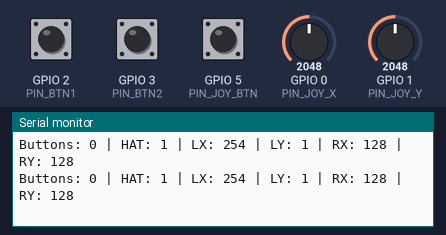
Bench run of a sketch on a simulated ESP32. On the bench: the last lines printed to the serial monitor. The inputs (shaded band) are chosen by the test bench; at power-on: GPIO 0 (PIN_JOY_X) = 2048, GPIO 1 (PIN_JOY_Y) = 2048, GPIO 2 (PIN_BTN1) HIGH, GPIO 3 (PIN_BTN2) HIGH, GPIO 5 (PIN_JOY_BTN) HIGH.

Above: at 1.2 s.
1.3 s: GPIO 0 (PIN_JOY_X) set to 2866
At 1.56 s:
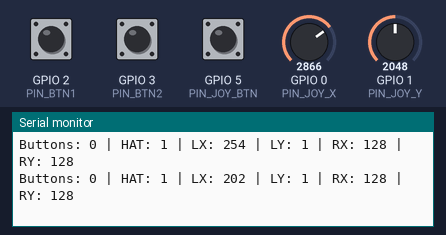
2.8 s: GPIO 1 (PIN_JOY_Y) set to 2866
At 2.97 s:
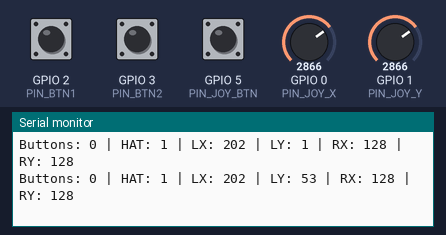
4.3 s: GPIO 2 (PIN_BTN1) pulled LOW for 0.25 s
At 4.57 s:
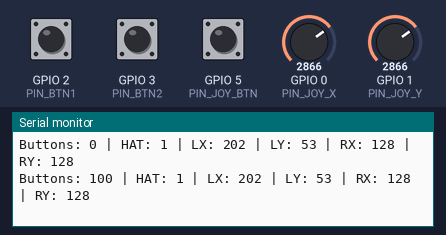
6.0 s: GPIO 3 (PIN_BTN2) pulled LOW for 0.25 s
At 6.18 s:
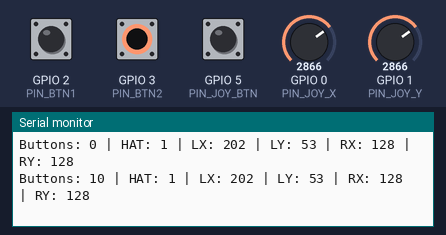
7.7 s: GPIO 5 (PIN_JOY_BTN) pulled LOW for 0.25 s
At 7.98 s:
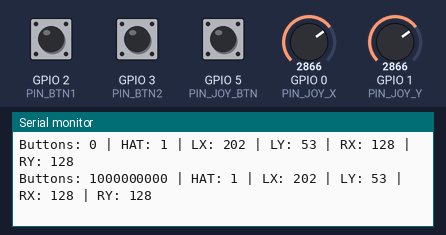
9.4 s: GPIO 0 (PIN_JOY_X) set to 3603
At 9.59 s:
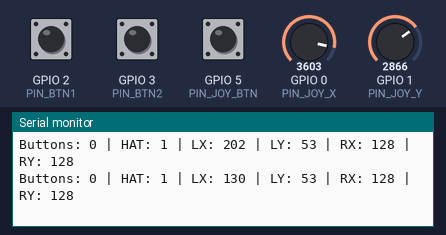
Timing chart, 0 to 11.9 s (numbered marks = the images above; inputs shaded):
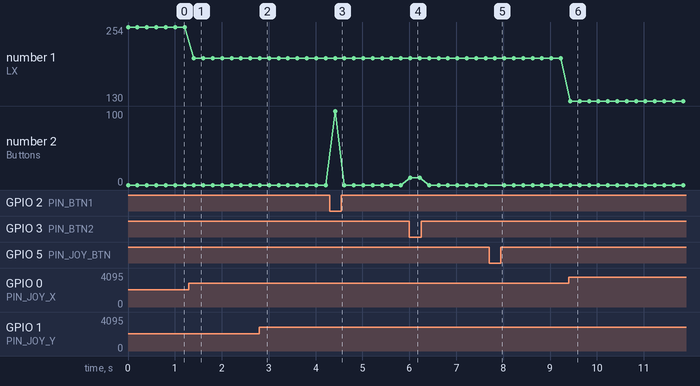

Measured:
- after the input at 1.3 s, the serial monitor: prints a new line after 0.11 s (image 1)
- after the input at 2.8 s, the serial monitor: prints a new line at once (image 2)
- after the input at 4.3 s, the serial monitor: prints a new line after 0.12 s (image 3)
- after the input at 6.0 s, the serial monitor: prints a new line at once (image 4)
- after the input at 7.7 s, the serial monitor: prints a new line after 0.13 s (image 5)
- after the input at 9.4 s, the serial monitor: prints a new line at once (image 6)
- plotted number 1: 254 → 202 after the input at 1.3 s, 202 → 130 after the input at 9.4 s

The sketch:

controller_test_v2.ino
```cpp
#include <WiFi.h>

// =====================
// Nintendo Switch masks
// =====================
#define DPAD_UP_MASK_ON       0x00
#define DPAD_UPRIGHT_MASK_ON  0x01
#define DPAD_RIGHT_MASK_ON    0x02
#define DPAD_DOWNRIGHT_MASK_ON 0x03
#define DPAD_DOWN_MASK_ON     0x04
#define DPAD_DOWNLEFT_MASK_ON 0x05
#define DPAD_LEFT_MASK_ON     0x06
#define DPAD_UPLEFT_MASK_ON   0x07
#define DPAD_NOTHING_MASK_ON  0x08

#define A_MASK_ON    0x04
#define B_MASK_ON    0x02
#define X_MASK_ON    0x08
#define Y_MASK_ON    0x01
#define ZL_MASK_ON   0x40
#define ZR_MASK_ON   0x80
#define START_MASK_ON  0x200
#define HOME_MASK_ON   0x1000

// =====================
// HID Report structure
// =====================
typedef struct __attribute__((packed)) {
  uint16_t Button;  // Bitmask of buttons
  uint8_t HAT;      // D-pad (HAT switch)
  uint8_t LX;       // Left joystick X (0-255)
  uint8_t LY;       // Left joystick Y (0-255)
  uint8_t RX;       // Right joystick X
  uint8_t RY;       // Right joystick Y
} ReportData_t;

ReportData_t ReportData;

// =====================
// Pin Mapping
// =====================
#define PIN_JOY_X 0
#define PIN_JOY_Y 1
#define PIN_JOY_BTN 5
#define PIN_BTN1 2   // mapped to A
#define PIN_BTN2 3   // mapped to B

// =====================
// Setup
// =====================
void setup() {
  Serial.begin(115200);

  pinMode(PIN_JOY_BTN, INPUT_PULLUP);
  pinMode(PIN_BTN1, INPUT_PULLUP);
  pinMode(PIN_BTN2, INPUT_PULLUP);

  Serial.println("Controller test started.");
}

// =====================
// Helpers
// =====================
void processDPAD(int xAxis, int yAxis) {
  if ((yAxis < 200) && (xAxis > 800)) ReportData.HAT = DPAD_UPRIGHT_MASK_ON;
  else if ((yAxis > 800) && (xAxis > 800)) ReportData.HAT = DPAD_DOWNRIGHT_MASK_ON;
  else if ((yAxis > 800) && (xAxis < 200)) ReportData.HAT = DPAD_DOWNLEFT_MASK_ON;
  else if ((yAxis < 200) && (xAxis < 200)) ReportData.HAT = DPAD_UPLEFT_MASK_ON;
  else if (yAxis < 200) ReportData.HAT = DPAD_UP_MASK_ON;
  else if (yAxis > 800) ReportData.HAT = DPAD_DOWN_MASK_ON;
  else if (xAxis < 200) ReportData.HAT = DPAD_LEFT_MASK_ON;
  else if (xAxis > 800) ReportData.HAT = DPAD_RIGHT_MASK_ON;
  else ReportData.HAT = DPAD_NOTHING_MASK_ON;
}

void buttonProcessing(bool btnA, bool btnB, bool joyPressed) {
  ReportData.Button = 0; // reset
  if (btnA) ReportData.Button |= A_MASK_ON;
  if (btnB) ReportData.Button |= B_MASK_ON;
  if (joyPressed) ReportData.Button |= START_MASK_ON;  // test: joystick press → Start
}

// =====================
// Main Loop
// =====================
void loop() {
  int rawX = analogRead(PIN_JOY_X);
  int rawY = analogRead(PIN_JOY_Y);

  // Invert Y (up = 0, down = 1023 like your wired code)
  rawY = 1023 - rawY;

  // Map to 0–255
  ReportData.LX = map(rawX, 0, 1023, 0, 255);
  ReportData.LY = map(rawY, 0, 1023, 0, 255);
  ReportData.RX = 128; // centered
  ReportData.RY = 128; // centered

  // Process HAT (D-Pad)
  processDPAD(rawX, rawY);

  // Process Buttons
  bool joyPressed = (digitalRead(PIN_JOY_BTN) == LOW);
  bool btnA = (digitalRead(PIN_BTN1) == LOW);
  bool btnB = (digitalRead(PIN_BTN2) == LOW);
  buttonProcessing(btnA, btnB, joyPressed);

  // Print results
  Serial.print("Buttons: ");
  Serial.print(ReportData.Button, BIN);
  Serial.print(" | HAT: ");
  Serial.print(ReportData.HAT);
  Serial.print(" | LX: ");
  Serial.print(ReportData.LX);
  Serial.print(" | LY: ");
  Serial.print(ReportData.LY);
  Serial.print(" | RX: ");
  Serial.print(ReportData.RX);
  Serial.print(" | RY: ");
  Serial.println(ReportData.RY);

  delay(200); // ~5Hz printing so it's readable
}
```
